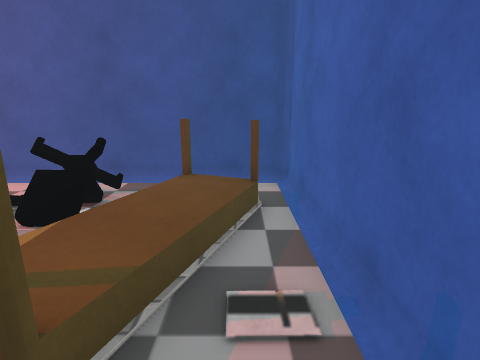
View 1 (above)

12 first-person views from a walk through a Unity game level. The camera is 1.2 m above the floor, tilts 14° down and sees 80° across. Doors are open. The floor is counted in squares, 0.5 m on a side. Each view is taken from the middle of a square. On the plan, view 1 faces up. The plan holds only what a view shows up to about 18 squares ahead; the rest is blank. Some surface patterns are stand-ins.

View 2
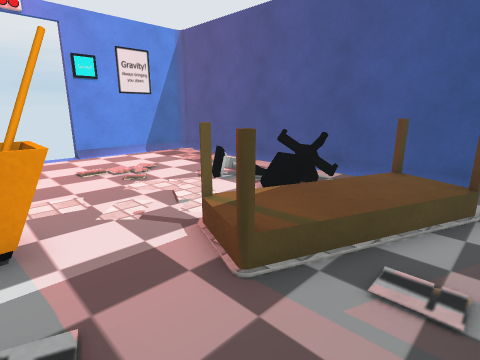

View 3
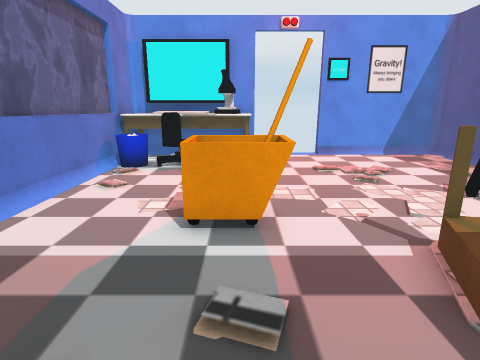

View 4
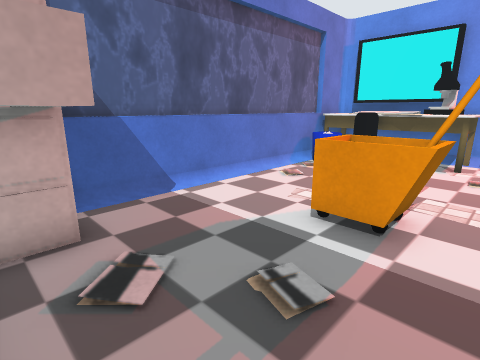

View 5
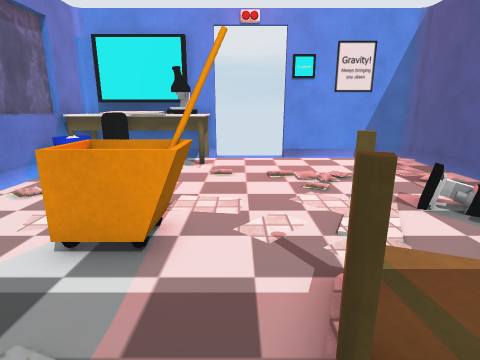

View 6
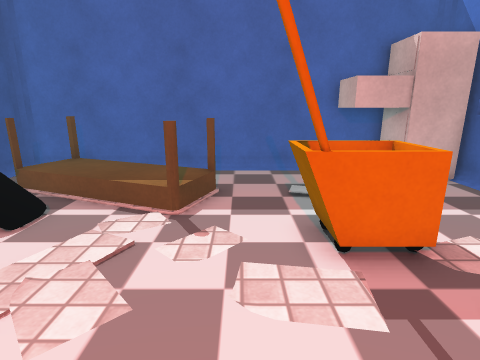

View 7
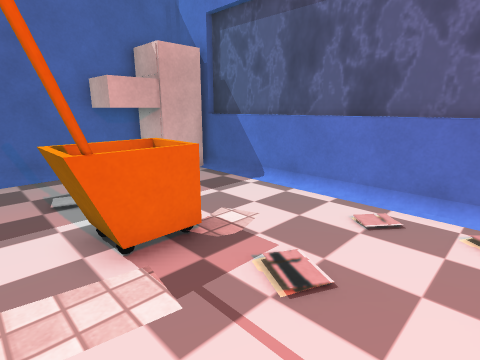

View 8
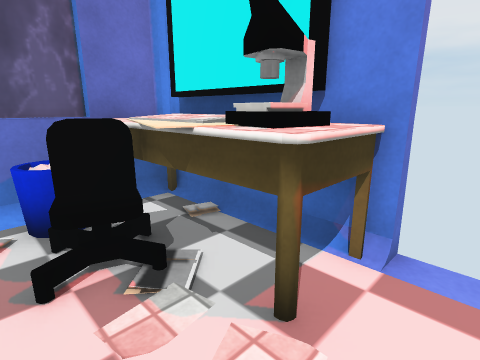

View 9
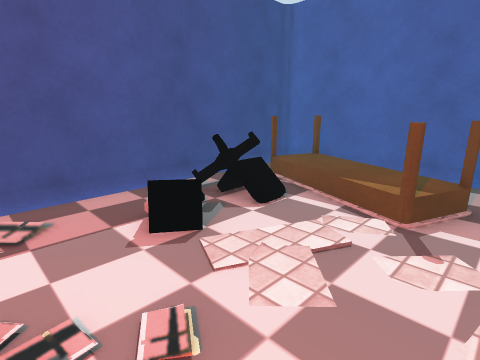

View 10
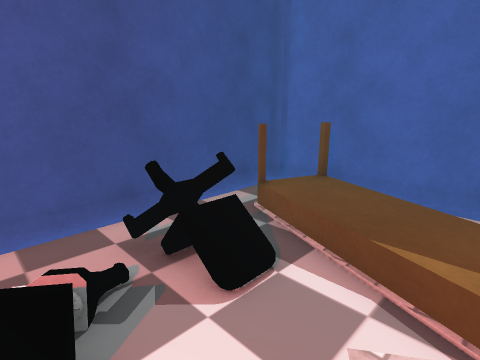

View 11
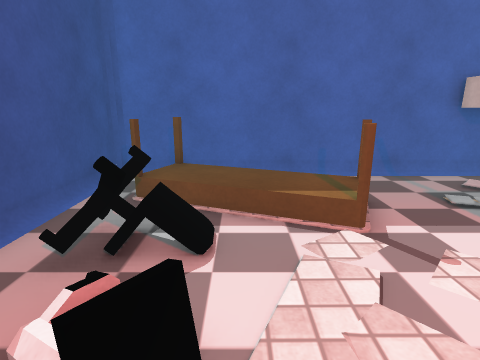

View 12
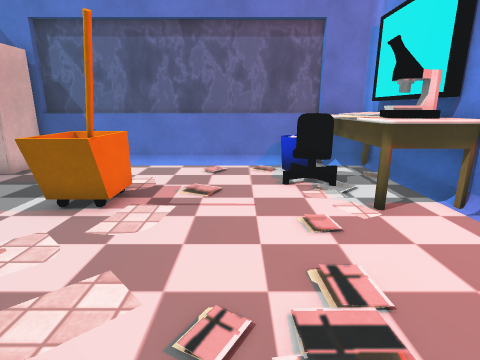

### Floor plan
Key: @ floor where view 1 was taken; # wall or solid block; x gap in a wall; . main floor; : floor 0.25 m higher than the main floor; / step, stairs or slope; D open door; = window, fence, low wall or low ledge; ^ raised ledge; T table; C chair; B bucket; A TV; I cabinet; O other object.
Columns run from 15 left of view 1 to 2 right of it. Each row starts with its distance up from view 1.
 10 ##################
  9 #................#
  8 #.........:../T..#
  7 #.......//CCC/ Tx#
  6 #.......O.././ /.#
  5 #............  ..#
  4 #.........../ /..#
  3 D...........: //.#
  2 D..........//T/..#
  1 D................#
  0 DTT......BBB...@.#
 -1 TTTT.....BBB.....#
 -2 A##T.....BBB.....#
 -3 AOO^O..........II#
 -4 A#O##..........I #
 -5 A###=#.........II#
 -6 AAT#=# ........I
 -7 ####  ##########

Where each view was taken, in squares from view 1:
view 1: 0 up, 0 right, facing up
view 2: 1 down, 1 right, facing up-left
view 3: 1 down, 1 right, facing left
view 4: 1 up, 1 right, facing down-left
view 5: 1 up, 0 right, facing left
view 6: 1 up, 10 left, facing right
view 7: 1 up, 10 left, facing down-right
view 8: 1 up, 10 left, facing down-left
view 9: 1 up, 10 left, facing up-right
view 10: 3 up, 7 left, facing up-right
view 11: 5 up, 9 left, facing right
view 12: 6 up, 9 left, facing down
